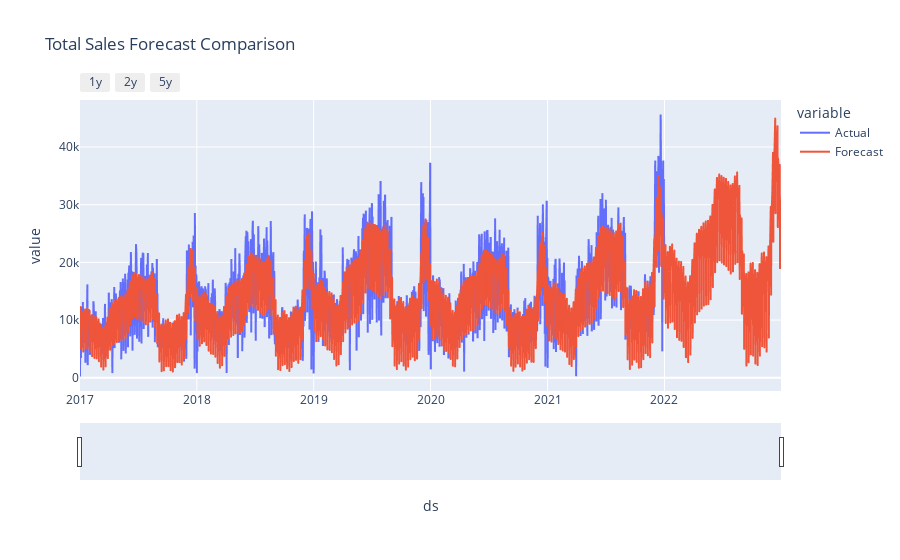

Notebook code for this chart:
### Code cell
# Create a line plot
fig_3 = px.line(sales_forecast_actual, x=sales_forecast_actual.index, y=['y', 'yhat'], title='Total Sales Forecast Comparison')
 
fig_3.update_xaxes(
    rangeslider_visible = True,
    rangeselector = dict(
        buttons = list([
              dict(count=1, label='1y', step="year", stepmode="backward"),
              dict(count=2, label='2y', step="year", stepmode="backward"),
              dict(count=2, label='5y', step="year", stepmode="backward")
        ])
    )
)

# Update the legend items
fig_3.for_each_trace(lambda trace: trace.update(name = 'Actual' if trace.name == 'y' else 'Forecast'))

# Show the plot
fig_3.show()

### Figure 1 — Plotly figure (JSON) as saved in the notebook; plotly's stock layout.template omitted (floating-point values rounded to 4 significant figures; data arrays with more than 128 entries replaced by an {"elided": "..."} marker saying what was removed)
{"data": [{"hovertemplate": "variable=y<br>ds=%{x}<br>value=%{y}<extra></extra>", "legendgroup": "y", "line": {"color": "#636efa", "dash": "solid"}, "marker": {"symbol": "circle"}, "mode": "lines", "name": "Actual", "showlegend": true, "type": "scattergl", "x": {"elided": "2191 str values"}, "xaxis": "x", "y": {"elided": "2191 float values"}, "yaxis": "y"}, {"hovertemplate": "variable=yhat<br>ds=%{x}<br>value=%{y}<extra></extra>", "legendgroup": "yhat", "line": {"color": "#EF553B", "dash": "solid"}, "marker": {"symbol": "circle"}, "mode": "lines", "name": "Forecast", "showlegend": true, "type": "scattergl", "x": {"elided": "2191 str values"}, "xaxis": "x", "y": {"elided": "2191 float values"}, "yaxis": "y"}], "layout": {"legend": {"title": {"text": "variable"}, "tracegroupgap": 0}, "title": {"text": "Total Sales Forecast Comparison"}, "xaxis": {"anchor": "y", "domain": [0, 1], "rangeselector": {"buttons": [{"count": 1, "label": "1y", "step": "year", "stepmode": "backward"}, {"count": 2, "label": "2y", "step": "year", "stepmode": "backward"}, {"count": 2, "label": "5y", "step": "year", "stepmode": "backward"}]}, "rangeslider": {"visible": true}, "title": {"text": "ds"}}, "yaxis": {"anchor": "x", "domain": [0, 1], "title": {"text": "value"}}}}
